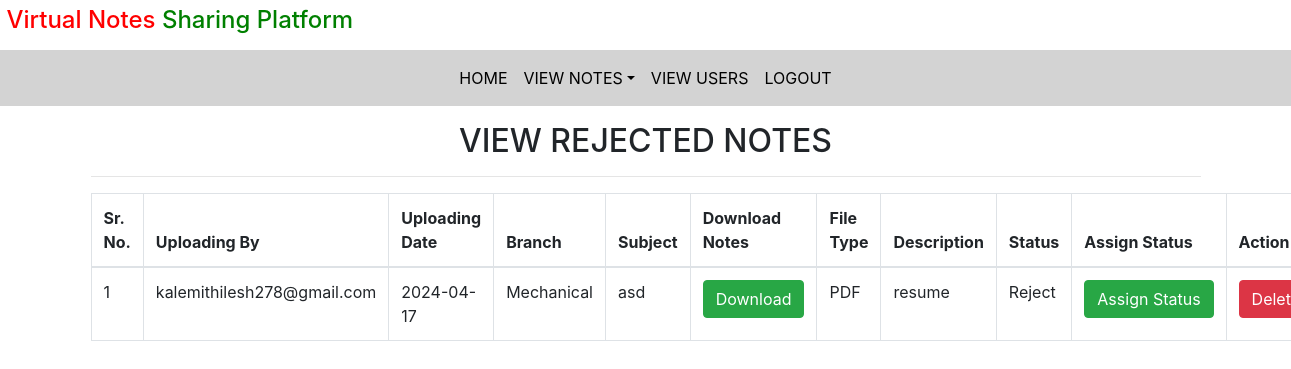
Screenshot of /rejected_notes/ (signed in) with the database file from the repository.
### notes/models.py (models this page shows, shortened)
class Notes(models.Model):
    user = models.ForeignKey(User, on_delete=models.CASCADE)
    uploadingdate = models.CharField(max_length=30)
    branch = models.CharField(max_length=30)
    subject = models.CharField(max_length=30)
    notesfile = models.FileField( null=True)
    filetype= models.CharField(max_length=30, null=True)
    description = models.CharField(max_length=200, null=True)
    status = models.CharField(max_length=15)

### notes/views.py (the view)
# urls.py: path('rejected_notes/', rejected_notes, name='rejected_notes'),
def rejected_notes(request):
    if not request.user.is_authenticated:
        return redirect('login_admin')
    notes = Notes.objects.filter(status="Reject")
    d = {'notes':notes}
    return render(request, 'rejected_notes.html', d)

### notes/Templates/rejected_notes.html (shortened to what this page needs)
{% extends 'admin_nav.html' %}
{% load static %}
{% block body %}
<link rel="stylesheet" href="https://cdnjs.cloudflare.com/ajax/libs/twitter-bootstrap/4.5.2/css/bootstrap.css">
<link rel="stylesheet" href="https://cdn.datatables.net/2.0.4/css/dataTables.bootstrap4.css">
<div class="container mt-3 mb-3">
     <h2 class="text-center">VIEW REJECTED NOTES</h2>
            <hr>
<table class="table table-bordered" id="example">
    <thead>
    <tr>
      <th> Sr. No.</th>
        <th>Uploading By</th>
       <th>Uploading Date</th>
        <th>Branch</th>
        <th>Subject</th>
        <th>Download Notes</th>
        <th> File Type</th>
        <th>Description</th>
        <th> Status</th>
        <th> Assign Status</th>
        <th> Action</th>
    </tr>
    </thead>
    {% for i in notes %}
    <tbody>
    <tr>
        <td>{{forloop.counter}}</td>
        <td>{{i.user.username}}</td>
        <td>{{i.uploadingdate}}</td>
         <td>{{i.branch}}</td>
         <td>{{i.subject}}</td>
         <td><a href="{{i.notesfile.url}}" class="btn btn-success"download >Download</a></td>
         <td>{{i.filetype}}</td>
         <td>{{i.description}}</td>
         <td>{{i.status}}</td>
        <td><a href="{% url 'assign_status' i.id %}" class="btn btn-success" >Assign&nbsp;Status</a></td>
         <td><a href="{% url 'delete_notes' i.id %}" class="btn btn-danger" onclick="return confirm('Are You sure?')">Delete</a></td>
    </tr>
    {% endfor%}
 </tbody>
</table>
</div>
{% endblock %}

### rows the page displays
Notes: user.username "kalemithilesh278@gmail.com", uploadingdate "2024-04-17", branch "Mechanical", subject "asd", filetype "PDF", description "resume", status "Reject"
